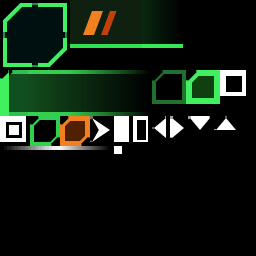
#> input picture data/tex/front_1050.bmp, 256 x 256 px
$ python -i gen_front.py   (imports and definitions only)
#> lines starting #> are read from the running program, lines starting #| are printed output that depends on the picture
### engine/tools/assetkit/palette.py
"""Shared style: named colours (muted Finnish summer evening, DESIGN 8.2), light defaults, colour helpers.

Colours are (r, g, b) tuples of ints 0..255. Helpers accept tuples of 3 or 4 values and return ints.

    from assetkit import palette as P
    P.C["punamulta"]                    # (140, 40, 30)
    P.shade(P.C["asphalt"], 1.2)        # brighter
    P.lerp(P.C["spruce"], P.C["pine"], 0.5)
    P.argb(P.C["trim_white"])           # 0xFFE1DCCD (vertex colour u32)
    P.q565(P.C["field"])                # what the colour looks like in RGB565
"""

import math

KEY = (255, 0, 255)
"""Transparent colour key (CLAUDE.md 8). Never use it (or anything close) as a real colour."""

# Named colours. Muted, slightly warm; no saturated primaries except signs.
C = {
    # light set (fi_summer evening, P: the sky task A5 may refine these in data/sky/<set>.txt)
    "sun": (255, 196, 140),
    "ambient": (110, 125, 160),
    "fog": (205, 170, 160),
    "horizon": (205, 170, 160),
    "zenith": (92, 120, 170),
    # road and ground
    "asphalt": (52, 52, 56),
    "asphalt_worn": (64, 63, 66),
    "line_white": (215, 212, 200),
    "line_yellow": (215, 175, 50),
    "gravel": (128, 118, 102),
    "dirt": (110, 90, 66),
    "sand_shore": (180, 165, 130),
    "grass": (96, 120, 52),
    "grass_dry": (140, 140, 70),
    "field": (170, 175, 80),
    "rye": (190, 172, 96),
    "forest_floor": (70, 70, 45),
    "moss": (85, 100, 50),
    "rock_granite": (120, 115, 112),
    "rock_dark": (80, 78, 80),
    "lake": (60, 90, 120),
    "lake_deep": (40, 62, 90),
    # vegetation
    "spruce": (30, 55, 35),
    "pine": (55, 80, 45),
    "pine_bark": (130, 80, 55),
    "birch_bark": (225, 222, 210),
    "birch_mark": (40, 38, 36),
    "birch_leaf": (110, 140, 60),
    "bush": (70, 95, 45),
    # buildings
    "punamulta": (140, 40, 30),
    "punamulta_dark": (100, 30, 24),
    "trim_white": (225, 220, 205),
    "wall_yellow": (205, 170, 90),
    "roof_tin": (110, 112, 115),
    "roof_tile": (150, 60, 40),
    "window": (40, 50, 60),
    "wood_grey": (130, 120, 105),
    "wood_dark": (70, 55, 40),
    "concrete": (150, 148, 140),
    "bale_white": (230, 230, 225),
    # signs (the only saturated colours)
    "sign_yellow": (240, 190, 20),
    "sign_red": (200, 30, 30),
    "sign_black": (20, 20, 20),
    "sign_white": (240, 240, 235),
    "sign_blue": (20, 70, 160),
    # car glass
    "glass": (40, 50, 62),
}

# ---- 1.2 additions (T02c): the M2/M3 art tasks' proposed colours, merged as NEW names only (the values above
# are unchanged, so existing outputs stay identical). Source task in brackets; where two tasks proposed the same
# name with different values, the second got a more specific name (noted).
C.update({
    # vegetation [A3 gen_vegetation VC]
    "spruce_shadow": (18, 36, 25),
    "spruce_lit": (50, 82, 54),
    "spruce_tip": (96, 110, 62),        # sunlit young shoots on top
    "pine_lit": (78, 104, 54),
    "pine_tip": (142, 134, 72),         # warm evening light on the crown tops
    "pine_bark_grey": (98, 84, 74),     # lower trunk
    "pine_bark_orange": (196, 118, 68),  # upper trunk ("pine_bark" stays the default)
    "birch_lit": (132, 160, 70),
    "birch_tip": (178, 182, 100),
    "juniper": (40, 64, 50),
    "forest_dark": (16, 26, 18),        # gaps deep inside a forest edge
    # road and ground [A2 gen_ground XC]
    "asphalt_dust": (96, 90, 80),       # gravel dust on the asphalt edge band
    "asphalt_new": (44, 44, 47),        # fresh asphalt (bridge deck, repair strips)
    "bitumen": (30, 30, 32),            # crack sealing
    "aggregate": (112, 108, 104),       # exposed granite chips in worn asphalt
    "kerb_red": (178, 46, 38),          # racing kerb red (muted sign_red)
    "kerb_white": (222, 219, 208),
    "granite_pink": (150, 120, 110),    # feldspar in Finnish granite (A2; A4's greyer one is "granite_boulder")
    "lichen": (150, 156, 122),          # reindeer / rock lichen (A2; A4's paler one is "lichen_pale")
    "blueberry": (48, 74, 36),          # blueberry shrub
    "needles": (92, 76, 54),            # needle litter
    "mud": (66, 56, 42),                # damp ditch soil
    "flower_white": (205, 205, 185),
    "flower_yellow": (200, 175, 60),
    "flower_purple": (120, 90, 130),
    "water_sky": (150, 140, 150),       # evening sky glints on the lake
    # buildings and props [A4 gen_buildings PAL]
    "church_cream": (236, 228, 202),    # pale ochre-white church boards
    "sauna_brown": (96, 66, 44),        # tarred/brown sauna boards
    "plinth_grey": (132, 128, 120),     # concrete / fieldstone plinth
    "granite_boulder": (134, 129, 128),  # grey granite with a faint red cast (A4's "granite_pink")
    "lichen_pale": (168, 172, 150),     # pale grey-green lichen on boulders (A4's "lichen")
    "galvanised": (170, 174, 176),      # sign posts, guard rail
    "straw": (198, 172, 98),            # hay / straw bales
    "pole_brown": (86, 64, 46),         # creosoted power pole
    "door_brown": (104, 70, 44),        # painted farmhouse door
    "glass_top": (58, 70, 96),          # window glass reflecting the zenith
    "glass_low": (150, 126, 128),       # ... and the warm horizon
    "reflector": (245, 160, 40),        # amber edge-post reflector
    "roof_dark": (64, 64, 70),          # church roof (tint of roof_tin)
    "brass": (196, 160, 84),            # church cross
    # the fi_evening light set as A5 built it (data/sky/fi_evening.txt is authoritative; the "fog", "horizon",
    # "zenith" defaults above stay as they were, so older pre-lit outputs don't change) [A5 gen_sky]
    "fi_evening_zenith": (84, 113, 168),
    "fi_evening_top": (100, 129, 180),     # top row of the sky tiles
    "fi_evening_horizon": (225, 185, 162),  # clear sky at +2 deg
    "fi_evening_fog": (203, 174, 153),     # = average of the horizon band (fogged terrain blends into the sky)
    "fi_evening_skyfill": (122, 136, 176),
})

LIGHT_SETS = {
    "fi_evening": {                      # A5's data/sky/fi_evening.txt (copy for tools; the txt is authoritative)
        "zenith": (84, 113, 168), "top": (100, 129, 180), "horizon": (225, 185, 162), "fog": (203, 174, 153),
        "sun": (255, 196, 140), "ambient": (110, 125, 160), "skyfill": (122, 136, 176), "hemi": 0.35,
        "sun_azim": -45.0, "sun_elev": 6.0, "fogStart": 440.0, "fogEnd": 800.0,
        "vHorizon": 0.8125, "elevLo": -6.0, "elevHi": 28.0,
    },
}
"""Named light sets: P.LIGHT_SETS["fi_evening"]["fog"]. sunDir = dir_from_angles(sun_azim, sun_elev)."""

UI = {
    # HUD / frontend colours [A6 gen_ui UI]. Separate dict: the names are generic ("red", "edge", "white").
    "ink": (10, 11, 16),            # glyph/panel outlines
    "drop": (0, 0, 0),              # drop shadow
    "fill_top": (255, 255, 255),    # glyph fill gradient (tint multiplies it)
    "fill_bot": (218, 220, 224),
    "panel": (17, 23, 35),          # panel glass (drawn with vertex alpha ~0xB0)
    "panel_hi": (46, 58, 80),       # panel top highlight rows
    "edge": (192, 200, 214),        # panel edge / frame light
    "edge_mid": (118, 126, 140),
    "accent": (242, 138, 38),       # evening-sun orange
    "accent_lo": (206, 84, 26),
    "red": (222, 40, 30),           # dial red zone
    "face": (30, 34, 44),           # dial face centre
    "face_rim": (12, 14, 20),       # dial face edge
    "chrome_hi": (236, 238, 242),
    "chrome_lo": (70, 76, 88),
    "tick": (238, 236, 228),
    "lake": (52, 100, 158),         # Finnish lake blue (logo swoosh)
    "lake_hi": (150, 196, 236),
    "logo_top": (255, 230, 120),    # logo letter gradient: low evening sun
    "logo_mid": (248, 150, 42),
    "logo_bot": (186, 42, 30),
    "logo_ink": (20, 18, 40),
    "logo_side": (110, 30, 26),     # logo extrusion
    "key_cap": (150, 158, 176),     # menu key cap rim light
    "white": (255, 255, 255),
}
"""HUD/frontend colours (A6): P.UI["accent"]."""

# Light defaults (match C above). Directions are unit vectors pointing FROM the surface TOWARD the light.
SUN_ELEV_DEG = 6.0
SUN_AZIM_DEG = -45.0        # compass-style yaw: 0 = north (+Z), positive toward east (+X); -45 = north-west


def dir_from_angles(azim_deg, elev_deg):
    """Unit vector toward a light at compass yaw azim (0 = +Z north, 90 = +X east) and elevation."""
    a = math.radians(azim_deg)
    e = math.radians(elev_deg)
    return (math.sin(a) * math.cos(e), math.sin(e), math.cos(a) * math.cos(e))


SUN_DIR = dir_from_angles(SUN_AZIM_DEG, SUN_ELEV_DEG)
"""Toward the low evening sun in the north-west (DESIGN 4.12)."""

KEY_DIR = dir_from_angles(-145.0, 50.0)
"""Object 'studio' key light used by mesh.prelight(mode='object'): from front-left-above in mesh space
(mesh front = -Z, so the light comes from -Z/-X/+Y). Gives readable face contrast independent of instance yaw."""

FOG_START_FRAC = 0.40       # Low preset; High 0.55 (DESIGN 3.7)


# ---------------------------------------------------------------------------------------------------- helpers

def clamp8(v):
    v = int(round(v))
    return 0 if v < 0 else (255 if v > 255 else v)


def rgb(c):
    """Normalise any (r, g, b[, a]) of ints/floats to an (r, g, b) int tuple."""
    return (clamp8(c[0]), clamp8(c[1]), clamp8(c[2]))


def lerp(a, b, t):
    """Linear mix of two colours, t in [0, 1]."""
    return (clamp8(a[0] + (b[0] - a[0]) * t), clamp8(a[1] + (b[1] - a[1]) * t), clamp8(a[2] + (b[2] - a[2]) * t))


def shade(c, f):
    """Multiply brightness by f (0.8 = 20% darker)."""
    return (clamp8(c[0] * f), clamp8(c[1] * f), clamp8(c[2] * f))


def mul(a, b):
    """Per-channel multiply of two colours (b acts as a 0..255 filter)."""
    return (clamp8(a[0] * b[0] / 255.0), clamp8(a[1] * b[1] / 255.0), clamp8(a[2] * b[2] / 255.0))


def add(a, b):
    return (clamp8(a[0] + b[0]), clamp8(a[1] + b[1]), clamp8(a[2] + b[2]))


def luma(c):
    """Perceived brightness 0..255 (Rec. 601)."""
    return 0.299 * c[0] + 0.587 * c[1] + 0.114 * c[2]


# [4 lines left out: function desaturate, not called in this run]


def warm(c, amount):
    """Shift toward the evening sun colour (amount 0..1, multiplicative)."""
    return lerp(c, mul(c, C["sun"]), amount)


def jitter(c, rng, amount):
    """Random brightness jitter: rng = assetkit.rng.Rng, amount e.g. 0.08 = +-8%."""
    return shade(c, 1.0 + (rng.random() * 2.0 - 1.0) * amount)


# [6 lines left out: function argb, not called in this run]


def from_argb(v):
    """u32 0xAARRGGBB -> (r, g, b, a)."""
    return ((v >> 16) & 255, (v >> 8) & 255, v & 255, (v >> 24) & 255)


def hexstr(c):
    return "#%02x%02x%02x" % rgb(c)


# [4 lines left out: function _q, not called in this run]


def q565(c):
    """Colour as it survives RGB565 (opaque textures)."""
    return (_q(c[0], 5), _q(c[1], 6), _q(c[2], 5))


def q555(c):
    """RGB555 / ARGB1555 colour part (keyed textures)."""
    return (_q(c[0], 5), _q(c[1], 5), _q(c[2], 5))


def q4444(c):
    """ARGB4444 colour part (smooth alpha textures)."""
    return (_q(c[0], 4), _q(c[1], 4), _q(c[2], 4))


def is_near_key(c, tol=40):
    """True for colours close to the magenta key (would read as key-tinted)."""
    return min(c[0], c[2]) - c[1] > tol and c[0] > 128 and c[2] > 128

### tools/art/gen_front.py
"""gen_front.py - A10 front-end art: title logo, menu panel kit, program icon (DESIGN 14.5, 10.1; TASKS A10).

"Ashfall: Island Intercept". Everything is premultiplied for RB_PREMUL (ONE, INVSRCALPHA), like the HUD (A4c)
and the fire fx (A8). Text in menus uses the existing HUD stroke fonts (hud_atlas_<L>); no new font.

Outputs (data/):
  tex/logo_lo_<i>.bmp + _a   logo tiles, native at 600 lines (800x600); use for screen heights < 700
  tex/logo_hi_<i>.bmp + _a   logo tiles, native at 1050 lines (1400x1050); use for screen heights >= 700
  tex/logo.bmp + _a          the whole logo in ONE 256x64 texture (pause / records headers, loading)
  tex/logo.txt               tile layout + placement (CRLF; format in its header)
  tex/front_<L>.bmp + _a     menu kit atlas per screen-height set L = 480 600 768 1050 (one 256x256 page each):
                             9-slice panel, title strip, selection bar, key caps, tabs, arrows, marker, check
                             boxes, volume segments, divider, white
  tex/front_<L>.txt          sprite / slice records (CRLF; format in its header, HUD-atlas compatible)
  ashfall.ico                program icon: 32x32 + 16x16, 16-colour and 256-colour (Win98)

Logo: "ASHFALL" in own chamfered extended italic letters (no system font), basalt-steel face (sky-reflection steel
above a chrome horizon, dark basalt below) with glowing lava cracks rising from the baseline, a chisel bevel lit
cool from above and warm (lava) from below, dark outline, soft drop shadow and an ember glow; "ISLAND INTERCEPT"
in silver beneath, flanked by ember streaks. Rendered natively per set at 2x and box-filtered (crisp at 1:1).

Previews (tools/art/preview/front_*.png): title at 640x480, 800x600, 1024x768, 1400x1050 over an in-engine island
shot, options (controls + video/sound), results, pause, the atlas pages, logo tiles and the icon; composited the
engine way (textures quantised to 4444 like r_d3d6.cpp, RB_PREMUL, frame to 565 with dither).

Run: python3 tools/build_assets.py --only front   (or python3 tools/art/gen_front.py [--check]).
"""
import math
import os
import struct
import sys

sys.path.insert(0, os.path.join(os.path.dirname(os.path.abspath(__file__)), "..", "..", "engine", "tools"))
from PIL import Image, ImageChops, ImageDraw, ImageFilter  # noqa: E402

from assetkit import image as I  # noqa: E402
from assetkit.rng import Rng, noise_grid  # noqa: E402

SEED = 1010
ORDER = 70                  # after gen_hud (40): previews read the HUD font atlases
WS = 2                      # logo work scale (rendered at 2x, box-filtered down)
SS = 4                      # polygon supersampling on top of the work scale

# ---------------------------------------------------------------------------------------------------- constants
LOGO_W, LOGO_H = 460, 100   # logo canvas, virtual 640x480 units
LOGO_X, LOGO_Y = 90, 30     # title placement (top-left of the canvas)
LOGO_SETS = (("lo", 600), ("hi", 1050))
LOGO_HI_MIN_H = 700         # screen height from which the hi set is used
SMALL_TEX = (256, 64)       # tex/logo.bmp
SMALL_S = 256.0 / LOGO_W    # px per virtual unit of the small logo

MAIN_TEXT, MAIN_TOP, MAIN_H, MAIN_W0, MAIN_T, MAIN_TRACK = "ASHFALL", 8.0, 62.0, 59.0, 15.5, 6.5
SUB_TEXT, SUB_TOP, SUB_H, SUB_W0, SUB_T, SUB_TRACK = "ISLAND INTERCEPT", 79.0, 12.0, 12.5, 3.3, 4.6
SHEAR = 0.16                # italic: x += (baseline - y) * SHEAR

UI_SETS = (480, 600, 768, 1050)
STROKE = {480: 2, 600: 2, 768: 3, 1050: 4}       # = HUD set stroke
SHOFF = {480: 1, 600: 1, 768: 2, 1050: 2}        # = HUD baked shadow offset
SHADOW_A = 0.6

GREEN = (64, 255, 96)       # HUD green 0xFF40FF60
EMBER = (255, 140, 40)      # logo ember accent 0xFFFF8C28
EMBER_HOT = (255, 200, 96)
WHITE = (240, 244, 240)
GREY = (120, 136, 128)
RED = (255, 48, 48)
PANEL_FILL = (0, 20, 20, 204)   # premultiplied (0, 16, 16, 204): exact in 4444


def pow2ceil(n):
    p = 8
    while p < n:
        p *= 2
    return p


def split_axis(n):
    """[(offset, content, texSize)]: 254 content texels per 256 tile (1 texel apron on each side)."""
    out, x = [], 0
    while x < n:
        c = min(254, n - x)
        out.append((x, c, pow2ceil(c + 2)))
        x += c
    return out


def logo_px(lines):
    s = lines / 480.0
    return int(round(LOGO_W * s)), int(round(LOGO_H * s))


def logo_tiles(lines):
    w, h = logo_px(lines)
    tiles = []
    for (y, ch, th) in split_axis(h):
        for (x, cw, tw) in split_axis(w):
            tw2, th2 = max(tw, th // 8), max(th, tw // 8)        # aspect <= 8:1
            tiles.append({"off": (x, y), "size": (cw, ch), "tex": (tw2, th2)})
    return tiles


def _assets():
    out = []
    for name, lines in LOGO_SETS:
        for i in range(len(logo_tiles(lines))):
            out += ["tex/logo_%s_%d.bmp" % (name, i), "tex/logo_%s_%d_a.bmp" % (name, i)]
    out += ["tex/logo.bmp", "tex/logo_a.bmp", "tex/logo.txt"]
    for L in UI_SETS:
        out += ["tex/front_%d.bmp" % L, "tex/front_%d_a.bmp" % L, "tex/front_%d.txt" % L]
#> further down, picture is the input picture: PIL image 256x256 RGB; mean R, G, B 18.2, 30.7, 18.1
    out.append("ashfall.ico")
    return out


ASSETS = _assets()


# ---------------------------------------------------------------------------------------------------- helpers
def clamp8(v):
    return 0 if v < 0 else (255 if v > 255 else int(v + 0.5))


def lerp(a, b, t):
    return a + (b - a) * t


def lerpc(a, b, t):
    return tuple(a[i] + (b[i] - a[i]) * t for i in range(3))


# [34 lines left out: functions smooth, chamfer_poly, inset_chamfer, corner_cuts, not called in this run]


def R(x0, y0, x1, y1):
    return [(x0, y0), (x1, y0), (x1, y1), (x0, y1)]


# [60 lines left out: functions raster, poly_mask, _cross, grow, not called in this run]


def scale_l(m, a):
    return m.point(lambda v, a=a: clamp8(v * a))


# [5 lines left out: function layer, not called in this run]


def premultiply(img):
    r, g, b, a = img.split()
    return Image.merge("RGBA", (ImageChops.multiply(r, a), ImageChops.multiply(g, a), ImageChops.multiply(b, a), a))


def reduce_bands(img, f):
    return Image.merge(img.mode, [b.reduce(f) for b in img.split()])


# [127 lines left out: functions hgrad, vgrad, glyph, word_layout, word_polys, not called in this run]


def centred_x(text, H, W0, t, track, shear):
    w = word_layout(text, 0, H, W0, t, track)[1] + H * shear
    return (LOGO_W - w) / 2.0, w


# ---------------------------------------------------------------------------------------------------- logo
# [235 lines left out: functions crack_items, draw_segs, bevel_shade, render_logo, cut_tiles, logo_txt, not called in this run]


# ---------------------------------------------------------------------------------------------------- menu kit
class UISet(object):
    # [7 lines left out: function __init__, not called in this run]

    def px(self, v):
        return int(round(v * self.s))


# [9 lines left out: function bake_tint, not called in this run]


def ring(outer, inner):
    return [(outer, 255), (inner, 0)]


# [162 lines left out: functions compose, ui_elements, snap4444, snap_slices, build_ui_set, not called in this run]


SPRITE_NOTES = {
    "panel": "9-slice panel: corners 1:1, edges/centre stretched; chamfered TL/BR corners, green brackets",
    "title": "3-slice panel title strip (draw across the panel's inner width at its top); text starts after l",
    "bar": "3-slice selection bar (row highlight): l = bright edge, r = fade-out; text white on top",
    "keycap": "9-slice key name box (controls list)",
    "keycap_hot": "9-slice key box while capturing ('PRESS A KEY')",
    "tab": "9-slice tab (inactive)",
    "tab_on": "9-slice tab (active)",
    "marker": "selection chevron, points +x, anchor = tip",
    "arrow_l": "value arrow (option cycling), anchor = centre",
    "arrow_r": "value arrow, anchor = centre",
    "arrow_u": "list scroll arrow, anchor = centre",
    "arrow_d": "list scroll arrow, anchor = centre",
    "check_off": "check box, anchor = centre",
    "check_on": "check box ticked, anchor = centre",
    "seg": "volume segment (on), anchor = top-left",
    "seg_off": "volume segment (off, outline), anchor = top-left",
    "divider": "3-slice horizontal rule fading at both ends (tint green)",
    "white": "solid white 4x4 (sample the centre for plain rectangles / veils)",
}


# [29 lines left out: function front_txt, not called in this run]


# ---------------------------------------------------------------------------------------------------- icon
VGA16 = [(0, 0, 0), (128, 0, 0), (0, 128, 0), (128, 128, 0), (0, 0, 128), (128, 0, 128), (0, 128, 128),
         (192, 192, 192), (128, 128, 128), (255, 0, 0), (0, 255, 0), (255, 255, 0), (0, 0, 255), (255, 0, 255),
         (0, 255, 255), (255, 255, 255)]


VGA_USE = (0, 1, 4, 7, 8, 9, 11, 15)    # black maroon navy silver grey red yellow white: no olive/green/teal shades


# [20 lines left out: functions jet_poly, _cross_pad, not called in this run]


ICON_JET = {32: (16.0, 9.5, 17.0, 0.0), 16: (16.0, 9.0, 18.0, 0.0)}   # centre x, y, length (units of 32), heading


# [123 lines left out: functions draw_icon, nearest, icon_indexed, ico_bytes, not called in this run]


# ---------------------------------------------------------------------------------------------------- previews
_BAYER = (0, 8, 2, 10, 12, 4, 14, 6, 3, 11, 1, 9, 15, 7, 13, 5)


def _bayer_img(w, h, scale=1.0, bias=0.0):
    row = [None] * 4
    for yy in range(4):
        row[yy] = bytes(clamp8(_BAYER[yy * 4 + (x & 3)] * scale + bias) for x in range(w))
    return Image.frombytes("L", (w, h), b"".join(row[y & 3] for y in range(h)))


# [8 lines left out: function eng4444, not called in this run]


def frame565(img):
    """16-bit frame buffer look (565 with ordered dither)."""
    w, h = img.size
    bands = []
    for c, bits in zip(img.split(), (5, 6, 5)):
        mx = (1 << bits) - 1
        step = 255.0 / mx
        dimg = _bayer_img(w, h, step / 16.0, step / 32.0)
        c2 = ImageChops.add(c, dimg, 1.0, -int(step / 2))
        bands.append(c2.point(lambda v, mx=mx: int(int(v * mx / 255.0 + 0.5) * 255.0 / mx + 0.5)))
#> this loop made 3 passes
#> (bits, mx, step) on passes 1 to 3: (5, 31, 8.23), (6, 63, 4.05), (5, 31, 8.23)
#> pass 1, in frame565, `dimg = _bayer_img(w, h, step / 16.0, step / 32.0)`:
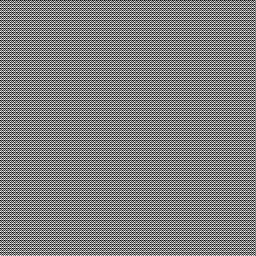
#> dimg: PIL image 256x256 L; min 0, max 8, mean 4; drawn with min black and max white
#> pass 1, in frame565, `c2 = ImageChops.add(c, dimg, 1.0, -int(step / 2))`:
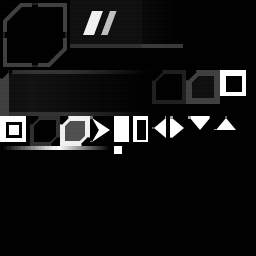
#> c2: PIL image 256x256 L; min 0, max 255, mean 18.9
#> pass 2, in frame565, `dimg = _bayer_img(w, h, step / 16.0, step / 32.0)`:
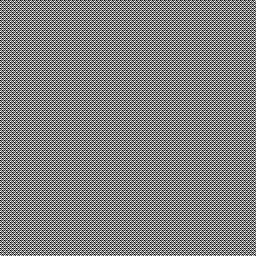
#> dimg: PIL image 256x256 L; min 0, max 4, mean 2; drawn with min black and max white
#> after the loop, bands = 3 items
#> (the rest of the program and of its run is left out)
